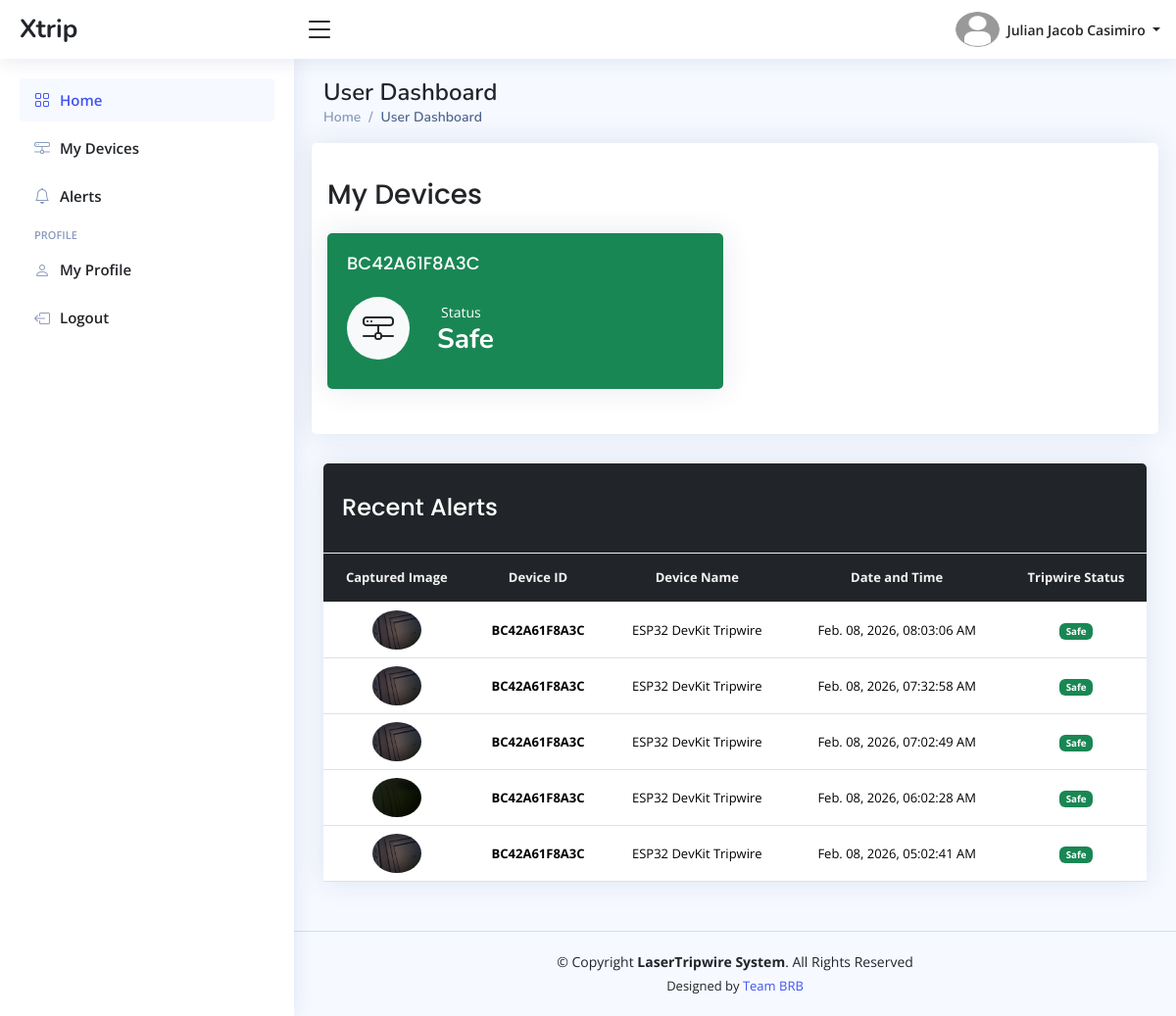
The app's page /xtrip/pages/users/home.php (signed in) with its own data.
### tables this page shows
CREATE TABLE `user_info_tbl` (
  `tbl_row_id` int(11) NOT NULL,
  `user_id` varchar(100) NOT NULL,
  `profile_picture` varchar(255) DEFAULT NULL,
  `gender` enum('Male','Female','Others') DEFAULT 'Others',
  `civil_status` enum('Single','Married','Divorced','Widowed') DEFAULT 'Single',
  `occupation` enum('Employed','Self-Employed','Student','Unemployed','Others') DEFAULT 'Others',
  `cellphone_number` varchar(100) NOT NULL,
  `telephone_number` varchar(100) DEFAULT NULL,
  `address` varchar(255) NOT NULL,
  `updated_at` timestamp NOT NULL DEFAULT current_timestamp() ON UPDATE current_timestamp()
);

CREATE TABLE `user_accounts_tbl` (
  `user_id` varchar(100) NOT NULL,
  `first_name` varchar(100) NOT NULL,
  `middle_name` varchar(100) DEFAULT NULL,
  `last_name` varchar(100) NOT NULL,
  `email_address` varchar(255) NOT NULL,
  `user_password` varchar(255) NOT NULL,
  `verification_token` varchar(255) DEFAULT NULL,
  `verified_account` enum('Yes','No') DEFAULT 'No',
  `reset_password_token` varchar(255) DEFAULT NULL,
  `password_token_expiry` datetime DEFAULT NULL,
  `locked_account` enum('Yes','No') DEFAULT 'No',
  `last_login` timestamp NULL DEFAULT NULL,
  `created_at` timestamp NOT NULL DEFAULT current_timestamp(),
  `updated_at` timestamp NOT NULL DEFAULT current_timestamp() ON UPDATE current_timestamp()
);

CREATE TABLE `laser_tripwire_owners_tbl` (
  `device_id` varchar(150) NOT NULL,
  `device_location` varchar(255) NOT NULL,
  `owner` varchar(150) NOT NULL,
  `tripwire_status` enum('Safe','Detected') DEFAULT 'Safe',
  `registered_at` timestamp NOT NULL DEFAULT current_timestamp()
);

CREATE TABLE `tripwire_events_tbl` (
  `event_id` int(11) NOT NULL,
  `device_id` varchar(150) NOT NULL,
  `event_time` timestamp NOT NULL DEFAULT current_timestamp(),
  `captured_image` varchar(250) NOT NULL
);

CREATE TABLE `laser_tripwire_products_tbl` (
  `device_id` varchar(150) NOT NULL,
  `product_image` varchar(255) DEFAULT NULL,
  `product_name` varchar(150) NOT NULL,
  `model_name` varchar(150) NOT NULL,
  `version` varchar(50) NOT NULL,
  `description` text DEFAULT NULL,
  `created_at` timestamp NOT NULL DEFAULT current_timestamp()
);

### xtrip/config/format-time.php (called while the page is built, shortened)
<?php
    function format_timestamp($timestamp) {
        $formatted_timestamp = date("M. d, Y, h:i:s A", strtotime($timestamp));
        return $formatted_timestamp;
    }
?>

### xtrip/pages/users/pages/dashboard.php (the view, shortened to what this page needs)
<main class="main" id="main">
    <?php
    include_once "../global-includes/page-titles.php";
    ?>
    <section class="section dashboard">
        <div class="row">
            <div class="col-xl-12 col-xxl-12 d-flex card p-3">
                <h5 class="card-title fs-3"> My Devices </h5>
                <div class="w-100">
                    <div class="row">
                        <?php
                        $my_devices = $conn->prepare("SELECT * FROM laser_tripwire_owners_tbl WHERE owner = :user_id ORDER BY registered_at DESC");
                        $my_devices->execute([":user_id" => $user_id]);
                        if ($my_devices->rowCount() > 0) {
                            while ($device_data = $my_devices->fetch()) {
                                $tripwire_status = $device_data["tripwire_status"];
                                if ($tripwire_status === "Safe") {
                                    $bg_color = "bg-success";
                                } else {
                                    $bg_color = "bg-danger";
                                }
                        ?>
                                <div class="col-xxl-4 col-md-6">
                                    <div class="card info-card <?php echo htmlspecialchars($bg_color); ?> text-white">
                                        <div class="card-body">
                                            <h5 class="card-title text-white"> <?php echo htmlspecialchars($device_data["device_id"]); ?> </h5>
                                            <div class="d-flex align-items-center">
                                                <div class="card-icon rounded-circle d-flex align-items-center justify-content-center bg-light text-dark">
                                                    <i class="bi bi-hdd-network"></i>
                                                </div>
                                                <div class="ps-3 d-flex justify-content-between gap-5">
                                                    <div class="container">
                                                        <span class="small pt-2 ps-1 text-white"> Status </span>
                                                        <h6 class="text-white"> <?php echo htmlspecialchars($tripwire_status); ?> </h6>
                                                    </div>
                                                    <div class="container d-flex align-items-center">
                                                    </div>
                                                </div>
                                            </div>
                                        </div>
                                    </div>
                                </div>
                            <?php
                            }
                        } else {
                            ?>
                            <h5> No Devices Installed. </h1>
                            <?php
                        }
                            ?>
                    </div>
                </div>
            </div>
        </div>
        <div class="row">
            <div class="col-12 col-lg-12 col-xxl-12 d-flex">
                <div class="card flex-fill">
                    <div class="card-header bg-dark">
                        <h5 class="card-title mb-0 text-white fs-4 py-3 px-1"> Recent Alerts </h5>
                    </div>
                    <div class="table-responsive">
                        <table class="table table-hover my-0 text-center align-center datatable custom-table">
                            <thead>
                                <tr>
                                    <th> Captured Image </th>
                                    <th> Device ID </th>
                                    <th> Device Name </th>
                                    <th> Date and Time </th>
                                    <th> Tripwire Status </th>
                                </tr>
                            </thead>
                            <tbody>
                                <?php
                                $get_alerts = $conn->prepare("SELECT
                                                                        te.*, ltwo.*, ltwp.*
                                                                    FROM tripwire_events_tbl te
                                                                    LEFT JOIN laser_tripwire_owners_tbl ltwo
                                                                    ON te.device_id = ltwo.device_id
                                                                    LEFT JOIN laser_tripwire_products_tbl ltwp
                                                                    ON ltwp.device_id = te.device_id
                                                                    WHERE ltwo.owner = :user_id
                                                                    ORDER BY te.event_time DESC
                                                                        ");
                                $get_alerts->execute([":user_id" => $user_id]);
                                if ($get_alerts->rowCount() > 0) {
                                    while ($alert_data = $get_alerts->fetch()) {
                                        $captured_image = $alert_data["captured_image"];
                                        $tripwire_status = $alert_data["tripwire_status"];
                                        if ($tripwire_status === "Safe") {
                                            $badge = "badge bg-success";
                                        } else {
                                            $badge = "badge bg-danger";
                                        }
                                ?>
                                        <tr>
                                            <td>
                                                <img
                                                    src="../../<?php echo htmlspecialchars($captured_image); ?>"
                                                    class="rounded-circle"
                                                    alt="Captured Image"
                                                    width="40" height="40"
                                                    data-bs-toggle="modal"
                                                    data-bs-target="#capturedImageView"
                                                    onclick="setModalImage('../../<?php echo htmlspecialchars($captured_image); ?>')">
                                            </td>
                                            <td class="fw-bold">
                                                <?php echo htmlspecialchars($alert_data["device_id"]); ?>
                                            </td>
                                            <td>
                                                <?php echo htmlspecialchars($alert_data["product_name"]); ?>
                                            </td>
                                            <td>
                                                <?php echo htmlspecialchars(format_timestamp($alert_data["event_time"])); ?>
                                            </td>
                                            <td>
                                                <span class="<?php echo htmlspecialchars($badge); ?>">
                                                    <?php echo htmlspecialchars($tripwire_status); ?>
                                                </span>
                                            </td>
                                        </tr>
                                    <?php
                                    }
                                } else {
                                    ?>
                                    <tr>
                                        <td colspan="5"> No Tripwire Events </td>
                                    </tr>
                                <?php
                                }
                                ?>
                            </tbody>
                        </table>
                    </div>
                </div>
            </div>
        </div>
    </section>
</main>

### xtrip/pages/users/includes/nav-bar.php (shortened to what this page needs)
<header id="header" class="header fixed-top d-flex align-items-center">
    <div class="d-flex align-items-center justify-content-between">
        <a href="home.php?page=home" class="logo d-flex align-items-center">
            <span class="d-none d-lg-block"> Xtrip </span>
        </a>
        <i class="bi bi-list toggle-sidebar-btn"></i>
    </div>
    <nav class="header-nav ms-auto">
        <ul class="d-flex align-items-center">
            <li class="nav-item dropdown pe-3">
                <a class="nav-link nav-profile d-flex align-items-center pe-0" href="#" data-bs-toggle="dropdown">
                    <img src="<?php echo htmlspecialchars($image_path . $profile_picture); ?>" alt="Profile Image" class="rounded-circle" width="45" height="45">
                    <span class="d-none d-md-block dropdown-toggle ps-2">
                        <?php echo htmlspecialchars($first_name . " " . $last_name); ?>
                    </span>
                </a>
            </li>
        </ul>
    </nav>
</header>

### records on screen
user_info_tbl: user.last_name "Julian Jacob Casimiro"
laser_tripwire_owners_tbl: device_id "BC42A61F8A3C", tripwire_status "Safe"
tripwire_events_tbl: captured_image (picture), device.device_id "BC42A61F8A3C", device.product_name "ESP32 DevKit Tripwire", event_time "Feb. 08, 2026, 08:03:06 AM", laser_tripwire_owners_tbl.tripwire_status "Safe"
tripwire_events_tbl: captured_image (picture), device.device_id "BC42A61F8A3C", device.product_name "ESP32 DevKit Tripwire", event_time "Feb. 08, 2026, 07:32:58 AM", laser_tripwire_owners_tbl.tripwire_status "Safe"
tripwire_events_tbl: captured_image (picture), device.device_id "BC42A61F8A3C", device.product_name "ESP32 DevKit Tripwire", event_time "Feb. 08, 2026, 07:02:49 AM", laser_tripwire_owners_tbl.tripwire_status "Safe"
tripwire_events_tbl: captured_image (picture), device.device_id "BC42A61F8A3C", device.product_name "ESP32 DevKit Tripwire", event_time "Feb. 08, 2026, 06:02:28 AM", laser_tripwire_owners_tbl.tripwire_status "Safe"
tripwire_events_tbl: captured_image (picture), device.device_id "BC42A61F8A3C", device.product_name "ESP32 DevKit Tripwire", event_time "Feb. 08, 2026, 05:02:41 AM", laser_tripwire_owners_tbl.tripwire_status "Safe"

### other values on screen
$page_titles[$page_name] "User Dashboard"
